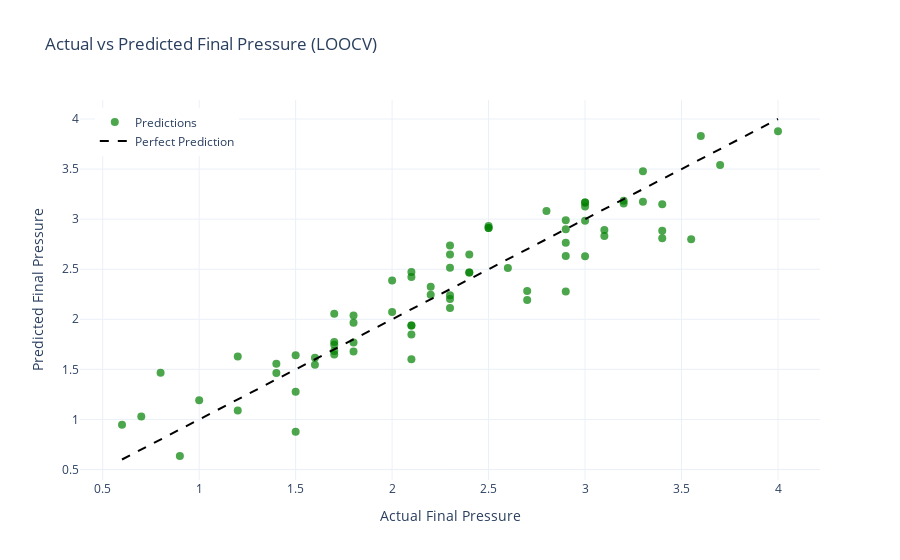

The notebook cell this image was saved under:
### Code cell
# Create scatter plot for actual vs predicted values
fig = go.Figure()

# Add predictions
fig.add_trace(go.Scatter(
    x=fruit_mean['Final Pressure'],
    y=fruit_mean['Prediction'],
    mode='markers',
    name='Predictions',
    marker=dict(color='green', size=8, opacity=0.7)
))

# Add perfect prediction line (y=x)
fig.add_trace(go.Scatter(
    x=[fruit_mean['Final Pressure'].min(), fruit_mean['Final Pressure'].max()],
    y=[fruit_mean['Final Pressure'].min(), fruit_mean['Final Pressure'].max()],
    mode='lines',
    name='Perfect Prediction',
    line=dict(color='black', dash='dash')
))

# Update layout
fig.update_layout(
    title='Actual vs Predicted Final Pressure (LOOCV)',
    xaxis_title='Actual Final Pressure',
    yaxis_title='Predicted Final Pressure',
    legend=dict(x=0.02, y=0.98),
    template='plotly_white'
)

fig.show()

### Figure 1 — Plotly figure (JSON) as saved in the notebook; plotly's stock layout.template omitted (floating-point values rounded to 4 significant figures)
{"data": [{"marker": {"color": "green", "opacity": 0.7, "size": 8}, "mode": "markers", "name": "Predictions", "type": "scatter", "x": [4, 3.7, 3.3, 3.2, 3.55, 3.1, 3.4, 2.1, 1.6, 1.7, 1.5, 1.2, 1.8, 3.6, 3, 2.1, 2.2, 2.4, 2.2, 2.3, 1.5, 1.4, 1.6, 0.8, 0.7, 1.2, 0.6, 0.9, 1, 2.3, 2.1, 2.1, 2.5, 1.8, 2, 3.1, 3, 2.9, 3, 3, 3.3, 3.4, 2.9, 2.9, 2.7, 2.9, 2.9, 2.7, 2, 2.6, 2.3, 2.5, 2.3, 3.2, 1.5, 1.7, 1.8, 1.7, 1.4, 2.1, 3.4, 2.8, 2.5, 2.3, 2.4, 2.4, 3, 2.3, 2.1, 1.7, 1.7, 1.8], "y": [3.877, 3.542, 3.173, 3.184, 2.799, 2.832, 2.81, 1.602, 1.616, 2.056, 0.8759, 1.628, 1.966, 3.829, 3.127, 2.423, 2.325, 2.647, 2.245, 2.514, 1.641, 1.465, 1.546, 1.466, 1.03, 1.089, 0.947, 0.635, 1.192, 2.202, 1.939, 1.939, 2.911, 2.037, 2.387, 2.892, 3.166, 2.899, 2.985, 3.166, 3.479, 2.883, 2.988, 2.277, 2.281, 2.764, 2.632, 2.192, 2.072, 2.512, 2.646, 2.931, 2.24, 3.157, 1.275, 1.745, 1.678, 1.65, 1.555, 2.473, 3.149, 3.083, 2.911, 2.736, 2.466, 2.466, 2.629, 2.113, 1.849, 1.683, 1.773, 1.769]}, {"line": {"color": "black", "dash": "dash"}, "mode": "lines", "name": "Perfect Prediction", "type": "scatter", "x": [0.6, 4], "y": [0.6, 4]}], "layout": {"legend": {"x": 0.02, "y": 0.98}, "title": {"text": "Actual vs Predicted Final Pressure (LOOCV)"}, "xaxis": {"title": {"text": "Actual Final Pressure"}}, "yaxis": {"title": {"text": "Predicted Final Pressure"}}}}
